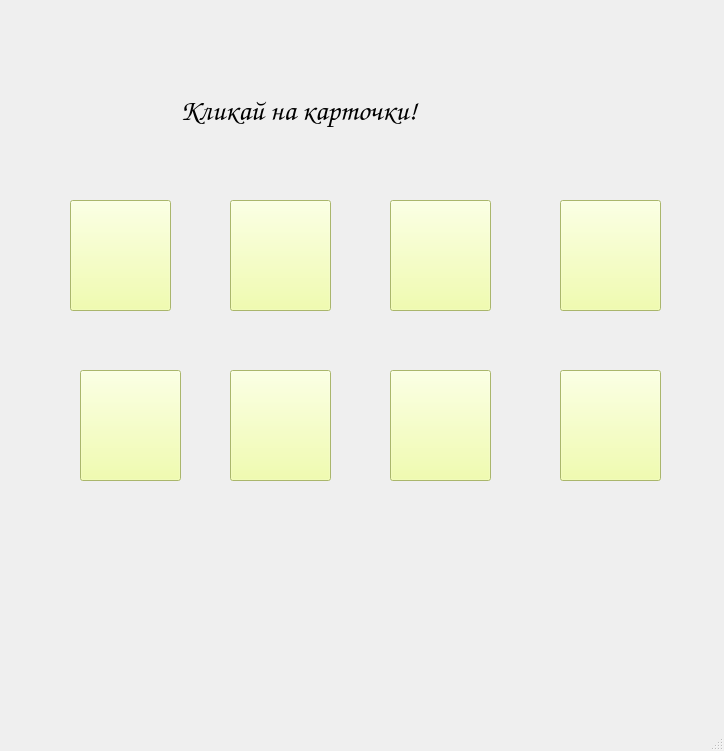
<?xml version="1.0" encoding="UTF-8"?>
<ui version="4.0">
 <class>SecondLevel</class>
 <widget class="QMainWindow" name="SecondLevel">
  <property name="geometry">
   <rect>
    <x>0</x>
    <y>0</y>
    <width>724</width>
    <height>751</height>
   </rect>
  </property>
  <property name="windowTitle">
   <string>ClickMe</string>
  </property>
  <widget class="QWidget" name="centralwidget">
   <widget class="QLabel" name="label">
    <property name="geometry">
     <rect>
      <x>-490</x>
      <y>-20</y>
      <width>1531</width>
      <height>721</height>
     </rect>
    </property>
    <property name="text">
     <string/>
    </property>
    <property name="pixmap">
     <pixmap>1.jpg</pixmap>
    </property>
   </widget>
   <widget class="QLabel" name="label_2">
    <property name="geometry">
     <rect>
      <x>180</x>
      <y>80</y>
      <width>401</width>
      <height>61</height>
     </rect>
    </property>
    <property name="font">
     <font>
      <family>Comic Sans MS</family>
      <pointsize>22</pointsize>
     </font>
    </property>
    <property name="text">
     <string>Кликай на карточки!</string>
    </property>
   </widget>
   <widget class="QLabel" name="label_3">
    <property name="geometry">
     <rect>
      <x>70</x>
      <y>200</y>
      <width>101</width>
      <height>111</height>
     </rect>
    </property>
    <property name="text">
     <string/>
    </property>
    <property name="pixmap">
     <pixmap>pyth.jpeg</pixmap>
    </property>
    <property name="scaledContents">
     <bool>true</bool>
    </property>
   </widget>
   <widget class="QLabel" name="label_4">
    <property name="geometry">
     <rect>
      <x>230</x>
      <y>200</y>
      <width>101</width>
      <height>111</height>
     </rect>
    </property>
    <property name="text">
     <string/>
    </property>
    <property name="pixmap">
     <pixmap>js-logo.png</pixmap>
    </property>
    <property name="scaledContents">
     <bool>true</bool>
    </property>
   </widget>
   <widget class="QLabel" name="label_5">
    <property name="geometry">
     <rect>
      <x>560</x>
      <y>370</y>
      <width>101</width>
      <height>111</height>
     </rect>
    </property>
    <property name="text">
     <string/>
    </property>
    <property name="pixmap">
     <pixmap>js-logo.png</pixmap>
    </property>
    <property name="scaledContents">
     <bool>true</bool>
    </property>
   </widget>
   <widget class="QLabel" name="label_6">
    <property name="geometry">
     <rect>
      <x>560</x>
      <y>200</y>
      <width>101</width>
      <height>111</height>
     </rect>
    </property>
    <property name="text">
     <string/>
    </property>
    <property name="pixmap">
     <pixmap>с++.jpg</pixmap>
    </property>
    <property name="scaledContents">
     <bool>true</bool>
    </property>
   </widget>
   <widget class="QLabel" name="label_7">
    <property name="geometry">
     <rect>
      <x>390</x>
      <y>200</y>
      <width>101</width>
      <height>111</height>
     </rect>
    </property>
    <property name="text">
     <string/>
    </property>
    <property name="pixmap">
     <pixmap>java.jpeg</pixmap>
    </property>
    <property name="scaledContents">
     <bool>true</bool>
    </property>
   </widget>
   <widget class="QLabel" name="label_8">
    <property name="geometry">
     <rect>
      <x>80</x>
      <y>370</y>
      <width>101</width>
      <height>111</height>
     </rect>
    </property>
    <property name="text">
     <string/>
    </property>
    <property name="pixmap">
     <pixmap>с++.jpg</pixmap>
    </property>
    <property name="scaledContents">
     <bool>true</bool>
    </property>
   </widget>
   <widget class="QLabel" name="label_9">
    <property name="geometry">
     <rect>
      <x>230</x>
      <y>370</y>
      <width>101</width>
      <height>111</height>
     </rect>
    </property>
    <property name="text">
     <string/>
    </property>
    <property name="pixmap">
     <pixmap>java.jpeg</pixmap>
    </property>
    <property name="scaledContents">
     <bool>true</bool>
    </property>
   </widget>
   <widget class="QLabel" name="label_10">
    <property name="geometry">
     <rect>
      <x>390</x>
      <y>370</y>
      <width>101</width>
      <height>111</height>
     </rect>
    </property>
    <property name="text">
     <string/>
    </property>
    <property name="pixmap">
     <pixmap>pyth.jpeg</pixmap>
    </property>
    <property name="scaledContents">
     <bool>true</bool>
    </property>
   </widget>
   <widget class="QPushButton" name="pushButton">
    <property name="geometry">
     <rect>
      <x>70</x>
      <y>200</y>
      <width>101</width>
      <height>111</height>
     </rect>
    </property>
    <property name="styleSheet">
     <string notr="true">background-color: rgb(238, 255, 151);</string>
    </property>
    <property name="text">
     <string/>
    </property>
   </widget>
   <widget class="QPushButton" name="pushButton_2">
    <property name="geometry">
     <rect>
      <x>230</x>
      <y>200</y>
      <width>101</width>
      <height>111</height>
     </rect>
    </property>
    <property name="styleSheet">
     <string notr="true">background-color: rgb(238, 255, 151);</string>
    </property>
    <property name="text">
     <string/>
    </property>
   </widget>
   <widget class="QPushButton" name="pushButton_3">
    <property name="geometry">
     <rect>
      <x>390</x>
      <y>200</y>
      <width>101</width>
      <height>111</height>
     </rect>
    </property>
    <property name="styleSheet">
     <string notr="true">background-color: rgb(238, 255, 151);</string>
    </property>
    <property name="text">
     <string/>
    </property>
   </widget>
   <widget class="QPushButton" name="pushButton_4">
    <property name="geometry">
     <rect>
      <x>560</x>
      <y>200</y>
      <width>101</width>
      <height>111</height>
     </rect>
    </property>
    <property name="styleSheet">
     <string notr="true">background-color: rgb(238, 255, 151);</string>
    </property>
    <property name="text">
     <string/>
    </property>
   </widget>
   <widget class="QPushButton" name="pushButton_5">
    <property name="geometry">
     <rect>
      <x>80</x>
      <y>370</y>
      <width>101</width>
      <height>111</height>
     </rect>
    </property>
    <property name="styleSheet">
     <string notr="true">background-color: rgb(238, 255, 151);</string>
    </property>
    <property name="text">
     <string/>
    </property>
   </widget>
   <widget class="QPushButton" name="pushButton_6">
    <property name="geometry">
     <rect>
      <x>230</x>
      <y>370</y>
      <width>101</width>
      <height>111</height>
     </rect>
    </property>
    <property name="styleSheet">
     <string notr="true">background-color: rgb(238, 255, 151);</string>
    </property>
    <property name="text">
     <string/>
    </property>
   </widget>
   <widget class="QPushButton" name="pushButton_7">
    <property name="geometry">
     <rect>
      <x>390</x>
      <y>370</y>
      <width>101</width>
      <height>111</height>
     </rect>
    </property>
    <property name="styleSheet">
     <string notr="true">background-color: rgb(238, 255, 151);</string>
    </property>
    <property name="text">
     <string/>
    </property>
   </widget>
   <widget class="QPushButton" name="pushButton_8">
    <property name="geometry">
     <rect>
      <x>560</x>
      <y>370</y>
      <width>101</width>
      <height>111</height>
     </rect>
    </property>
    <property name="styleSheet">
     <string notr="true">background-color: rgb(238, 255, 151);</string>
    </property>
    <property name="text">
     <string/>
    </property>
   </widget>
  </widget>
  <widget class="QMenuBar" name="menubar">
   <property name="geometry">
    <rect>
     <x>0</x>
     <y>0</y>
     <width>724</width>
     <height>26</height>
    </rect>
   </property>
  </widget>
  <widget class="QStatusBar" name="statusbar"/>
 </widget>
 <resources/>
 <connections/>
</ui>
